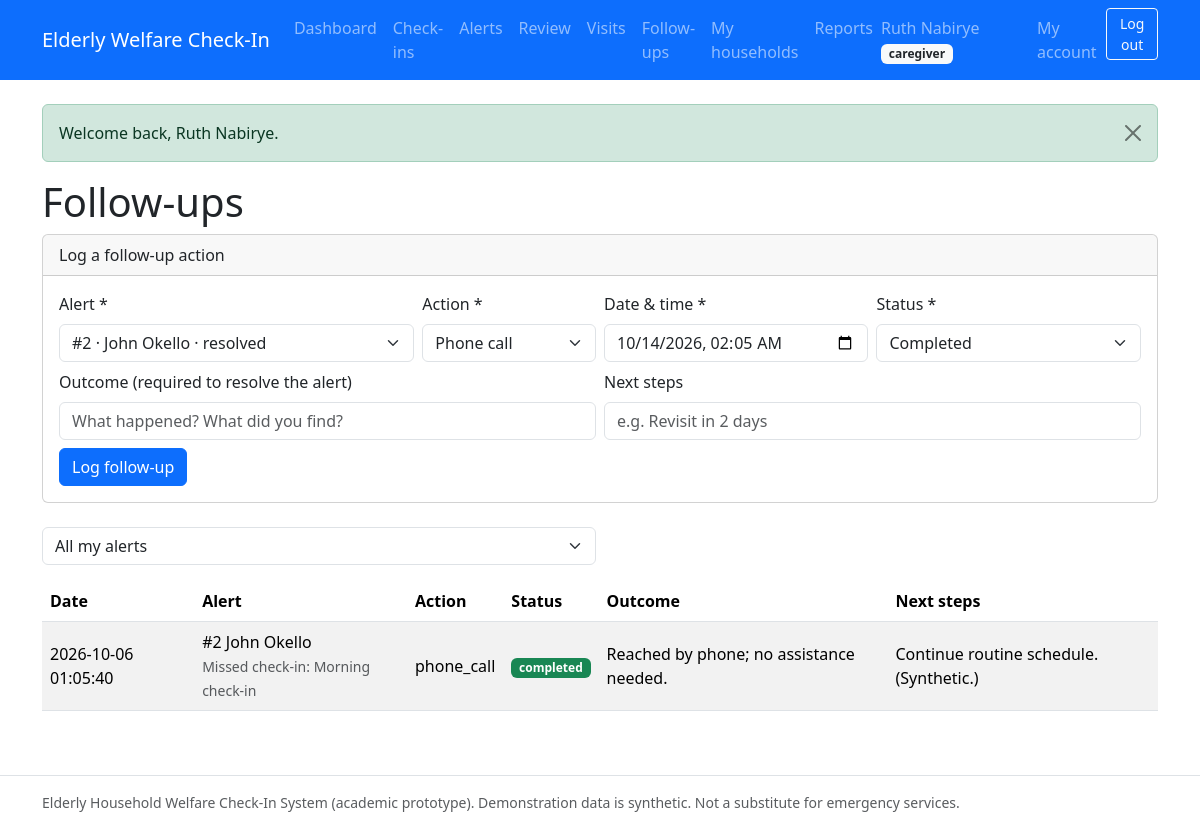
Page /caregiver/followups.php (signed in) on the committed database.
### tables this page shows
CREATE TABLE users (
  id                 INT UNSIGNED NOT NULL AUTO_INCREMENT,
  full_name          VARCHAR(100) NOT NULL,
  email              VARCHAR(150) NOT NULL,
  phone              VARCHAR(20) NULL DEFAULT NULL,
  password_hash      VARCHAR(255) NOT NULL COMMENT 'bcrypt hash only, never plain text',
  role               ENUM('admin','caregiver','elderly') NOT NULL
                     COMMENT 'elderly = elderly person OR authorized family member',
  elderly_profile_id INT UNSIGNED NULL DEFAULT NULL
                     COMMENT 'set only for role=elderly; links login to permitted profile',
  status             ENUM('active','suspended') NOT NULL DEFAULT 'active',
  created_at         TIMESTAMP NOT NULL DEFAULT CURRENT_TIMESTAMP,
  updated_at         TIMESTAMP NOT NULL DEFAULT CURRENT_TIMESTAMP ON UPDATE CURRENT_TIMESTAMP,
  PRIMARY KEY (id),
  UNIQUE KEY uq_users_email (email),
  INDEX idx_users_role (role),
  INDEX idx_users_status (status)
);

CREATE TABLE followup_actions (
  id           INT UNSIGNED NOT NULL AUTO_INCREMENT,
  alert_id     INT UNSIGNED NOT NULL,
  elderly_id   INT UNSIGNED NOT NULL,
  caregiver_id INT UNSIGNED NULL DEFAULT NULL,
  action_type  ENUM('phone_call','home_visit','family_contact','referral','other') NOT NULL,
  action_date  DATETIME NOT NULL,
  outcome      TEXT NULL DEFAULT NULL COMMENT 'required before parent alert can resolve',
  next_steps   TEXT NULL DEFAULT NULL,
  status       ENUM('planned','completed','cancelled') NOT NULL DEFAULT 'completed',
  created_at   TIMESTAMP NOT NULL DEFAULT CURRENT_TIMESTAMP,
  PRIMARY KEY (id),
  INDEX idx_followup_alert (alert_id),
  INDEX idx_followup_elderly (elderly_id),
  CONSTRAINT fk_followup_alert FOREIGN KEY (alert_id)
    REFERENCES alerts (id) ON DELETE CASCADE ON UPDATE CASCADE,
  CONSTRAINT fk_followup_elderly FOREIGN KEY (elderly_id)
    REFERENCES elderly_profiles (id) ON DELETE CASCADE ON UPDATE CASCADE,
  CONSTRAINT fk_followup_caregiver FOREIGN KEY (caregiver_id)
    REFERENCES users (id) ON DELETE SET NULL ON UPDATE CASCADE
);

CREATE TABLE elderly_profiles (
  id                           INT UNSIGNED NOT NULL AUTO_INCREMENT,
  full_name                    VARCHAR(100) NOT NULL,
  date_of_birth                DATE NULL DEFAULT NULL,
  gender                       ENUM('male','female','other','prefer_not_to_say') NULL DEFAULT NULL,
  address                      TEXT NULL DEFAULT NULL,
  phone                        VARCHAR(20) NULL DEFAULT NULL,
  emergency_contact_name       VARCHAR(100) NULL DEFAULT NULL,
  emergency_contact_phone      VARCHAR(20) NULL DEFAULT NULL,
  emergency_contact_relationship VARCHAR(50) NULL DEFAULT NULL,
  secondary_contact_user_id    INT UNSIGNED NULL DEFAULT NULL
                               COMMENT 'authorized escalation recipient (FK users)',
  living_situation             VARCHAR(100) NULL DEFAULT NULL,
  welfare_notes                TEXT NULL DEFAULT NULL
                               COMMENT 'non-diagnostic welfare notes only',
  status                       ENUM('active','inactive','archived') NOT NULL DEFAULT 'active',
  created_by                   INT UNSIGNED NULL DEFAULT NULL,
  created_at                   TIMESTAMP NOT NULL DEFAULT CURRENT_TIMESTAMP,
  updated_at                   TIMESTAMP NOT NULL DEFAULT CURRENT_TIMESTAMP ON UPDATE CURRENT_TIMESTAMP,
  PRIMARY KEY (id),
  INDEX idx_elderly_status (status),
  INDEX idx_elderly_name (full_name),
  INDEX idx_elderly_secondary (secondary_contact_user_id),
  CONSTRAINT fk_elderly_secondary FOREIGN KEY (secondary_contact_user_id)
    REFERENCES users (id) ON DELETE SET NULL ON UPDATE CASCADE,
  CONSTRAINT fk_elderly_created_by FOREIGN KEY (created_by)
    REFERENCES users (id) ON DELETE SET NULL ON UPDATE CASCADE
);

CREATE TABLE alerts (
  id            INT UNSIGNED NOT NULL AUTO_INCREMENT,
  elderly_id    INT UNSIGNED NOT NULL,
  schedule_id   INT UNSIGNED NULL DEFAULT NULL COMMENT 'set for missed_checkin; NULL for pattern/assistance',
  caregiver_id  INT UNSIGNED NULL DEFAULT NULL COMMENT 'notified caregiver (usually primary)',
  alert_type    ENUM('missed_checkin','pattern_flag','assistance_request','escalation') NOT NULL,
  priority      ENUM('routine','attention','urgent') NOT NULL DEFAULT 'attention'
                COMMENT 'Routine / Attention required / Urgent review (operational only)',
  risk_score    TINYINT UNSIGNED NULL DEFAULT NULL COMMENT '0-100 transparent score',
  title         VARCHAR(150) NOT NULL,
  message       TEXT NOT NULL,
  reason        TEXT NULL DEFAULT NULL COMMENT 'human-readable scoring reasons',
  observations  TEXT NULL DEFAULT NULL COMMENT 'JSON snapshot of scoring inputs',
  status        ENUM('open','acknowledged','escalated','resolved','dismissed')
                NOT NULL DEFAULT 'open',
  escalated_to  INT UNSIGNED NULL DEFAULT NULL,
  escalated_at  DATETIME NULL DEFAULT NULL COMMENT 'set once; never overwritten',
  resolved_at   DATETIME NULL DEFAULT NULL,
  created_at    TIMESTAMP NOT NULL DEFAULT CURRENT_TIMESTAMP,
  updated_at    TIMESTAMP NOT NULL DEFAULT CURRENT_TIMESTAMP ON UPDATE CURRENT_TIMESTAMP,
  PRIMARY KEY (id),
  UNIQUE KEY uq_alert_schedule_type (schedule_id, alert_type),
  INDEX idx_alerts_status_priority (status, priority),
  INDEX idx_alerts_elderly_created (elderly_id, created_at),
  INDEX idx_alerts_caregiver_status (caregiver_id, status),
  CONSTRAINT fk_alerts_elderly FOREIGN KEY (elderly_id)
    REFERENCES elderly_profiles (id) ON DELETE CASCADE ON UPDATE CASCADE,
  CONSTRAINT fk_alerts_schedule FOREIGN KEY (schedule_id)
    REFERENCES checkin_schedules (id) ON DELETE SET NULL ON UPDATE CASCADE,
  CONSTRAINT fk_alerts_caregiver FOREIGN KEY (caregiver_id)
    REFERENCES users (id) ON DELETE SET NULL ON UPDATE CASCADE,
  CONSTRAINT fk_alerts_escalated_to FOREIGN KEY (escalated_to)
    REFERENCES users (id) ON DELETE SET NULL ON UPDATE CASCADE
);

### caregiver/followups.php (the view, shortened to what the rows shown need)
<?php
require_once __DIR__ . '/../includes/auth.php';
$user = require_role('caregiver', '../login.php');
$page = max(1, (int) ($_GET['page'] ?? 1));
$where = ['fa.caregiver_id = ?'];
$params = [(int) $user['id']];
$whereSql = 'WHERE ' . implode(' AND ', $where);
$countStmt = db()->prepare("SELECT COUNT(*) FROM followup_actions fa {$whereSql}");
$countStmt->execute($params);
$pg = pager((int) $countStmt->fetchColumn(), 10, $page);
$listStmt = db()->prepare(
    "SELECT fa.*, ep.full_name AS household, a.title AS alert_title
     FROM followup_actions fa
     JOIN elderly_profiles ep ON ep.id = fa.elderly_id
     JOIN alerts a ON a.id = fa.alert_id
     {$whereSql} ORDER BY fa.action_date DESC LIMIT ? OFFSET ?"
);
$listStmt->execute(array_merge($params, [$pg['limit'], $pg['offset']]));
$rows = $listStmt->fetchAll();
$rootPrefix = '../';
require_once __DIR__ . '/../includes/header.php';
?>
<h1>Follow-ups</h1>
<?php if (!$rows): ?>
    <p class="text-muted">No follow-ups logged yet.</p>
<?php else: ?>
<div class="table-responsive"><table class="table table-striped align-middle">
    <thead><tr><th>Date</th><th>Alert</th><th>Action</th><th>Status</th><th>Outcome</th><th>Next steps</th></tr></thead>
    <tbody>
    <?php foreach ($rows as $r): ?>
        <tr>
            <td><?= e($r['action_date']) ?></td>
            <td>#<?= (int) $r['alert_id'] ?> <?= e($r['household']) ?><br>
                <small class="text-muted"><?= e($r['alert_title']) ?></small></td>
            <td><?= e($r['action_type']) ?></td>
            <td><span class="badge bg-<?= e($r['status'] === 'completed' ? 'success' : ($r['status'] === 'planned' ? 'primary' : 'secondary')) ?>"><?= e($r['status']) ?></span></td>
            <td><?= e($r['outcome'] ?? '—') ?></td>
            <td><?= e($r['next_steps'] ?? '—') ?></td>
        </tr>
    <?php endforeach; ?>
    </tbody>
</table></div>
<?php endif; ?>
<?php require_once __DIR__ . '/../includes/footer.php'; ?>

### includes/header.php (shortened to what the rows shown need)
<?php
require_once __DIR__ . '/functions.php';
require_once __DIR__ . '/auth.php';
$rootPrefix = $rootPrefix ?? '';
$user       = current_user();
?>
<!doctype html>
<html lang="en">
<head>
    <link rel="stylesheet" href="<?= e($rootPrefix) ?>assets/css/bootstrap.min.css">
    <link rel="stylesheet" href="<?= e($rootPrefix) ?>assets/css/app.css">
</head>
<body>
<nav class="navbar navbar-expand-lg navbar-dark bg-primary mb-4">
    <div class="container">
        <div class="collapse navbar-collapse" id="nav">
            <ul class="navbar-nav">
                <?php if ($user): ?>
                    <li class="nav-item navbar-text me-3">
                        <?= e($user['full_name']) ?>
                        <span class="badge bg-light text-dark"><?= e($user['role']) ?></span>
                    </li>
                    <li class="nav-item"><a class="nav-link" href="<?= e($rootPrefix) ?>account.php">My account</a></li>
                    <li class="nav-item">
                        <form method="post" action="<?= e($rootPrefix) ?>logout.php" class="d-inline">
                            <button type="submit" class="btn btn-outline-light btn-sm">Log out</button>
                        </form>
                    </li>
                <?php else: ?>
                    <li class="nav-item"><a class="nav-link" href="<?= e($rootPrefix) ?>login.php">Log in</a></li>
                <?php endif; ?>
            </ul>
        </div>
    </div>
</nav>
<main class="container mb-5">

### rows in the picture
users: full_name "Ruth Nabirye", role "caregiver"
followup_actions: action_date "2026-10-06 01:05:40", alert "2", elderly.full_name "John Okello", alert.title "Missed check-in: Morning check-in", action_type "phone_call", status "completed", outcome "Reached by phone; no assistance needed.", next_steps "Continue routine schedule. (Synthetic.)"

### other values in the picture
$flash['message'] "Welcome back, Ruth Nabirye."
form field action_type "Phone call"
